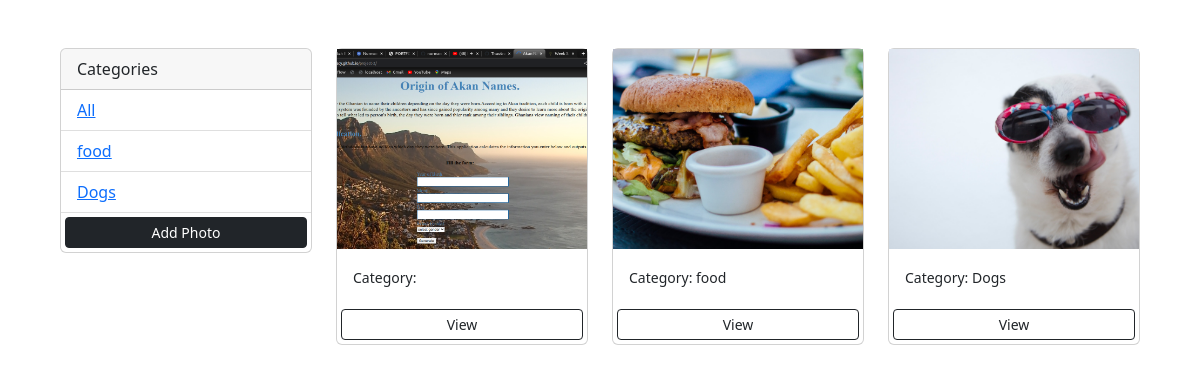
The app's page /, older data.
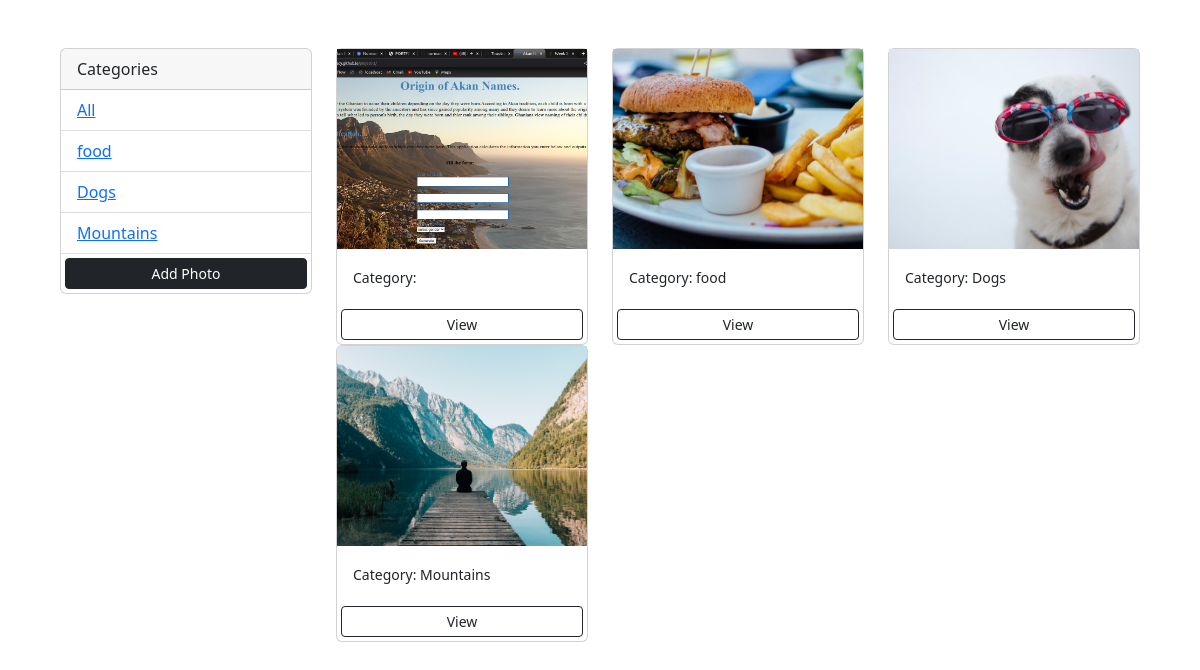
The same page, newer data.
### photos/models.py (models this page shows, shortened)
class Category(models.Model):
    name = models.CharField(max_length=100, null=False, blank=False)

class Photo(models.Model):
    category = models.ForeignKey(Category, on_delete=models.SET_NULL, null=True, blank=True)
    image = models.ImageField(null=False, blank=False)
    description = models.TextField()

### photos/views.py (the view)
# urls.py: path('', views.gallery, name='gallery'),
def gallery(request):
    category = request.GET.get('category')
    if category == None:
        photos = Photo.objects.all()
    else:
        photos = Photo.objects.filter(category__name=category)
    categories = Category.objects.all()
    context = {'categories' : categories, 'photos' : photos}
    return render(request, 'photos/gallery.html', context)

### photos/templates/photos/gallery.html (shortened to what this page needs)
<!DOCTYPE html>
<html lang="en">
<head>
  <link href="https://cdn.jsdelivr.net/npm/bootstrap@5.2.0/dist/css/bootstrap.min.css" rel="stylesheet"
>
</head>
<body class="m-5">
  <div class="container">
    <div class="row">
      <div class="col-md-3">
        <div class="card">
          <div class="card-header">
            Categories
          </div>
          <ul class="list-group list-group-flush">
            <li class="list-group-item">
                <a href="{% url 'gallery' %}">All</a>
            </li>
            {% for category in categories %}
            <li class="list-group-item">
              <a href="{% url 'gallery' %}?category={{category.name}}">
                {{category.name}}
              </a>
            </li>
            {% endfor %}
            <a href="{% url 'add' %}" class="btn btn-dark btn-block btn-sm m-1">Add Photo</a>
          </ul>
        </div>
      </div>
      <div class="col-md-9">
        <div class="row">
          {% for photo in photos %}
          <div class="col-md-4">
            <div class="card">
              <img class="image-thumbnail"
                src="{{photo.image.url}}"
                alt="Card image cap">
              <div class="card-body">
                <small>Category: {{photo.category.name}}</small>
              </div>
              <a href="{% url 'photo' photo.id %}" class="btn btn-outline-dark btn-sm m-1">View</a>
            </div>
          </div>
          {% empty%}
          <h3>No Photos!</h3>
          {% endfor %}
        </div>
      </div>
    </div>
  </div>
</body>
</html>

Row changes from the older to the newer data that the page shows:
added Category: name "Mountains"
added Photo: image (picture), category.name "Mountains"
